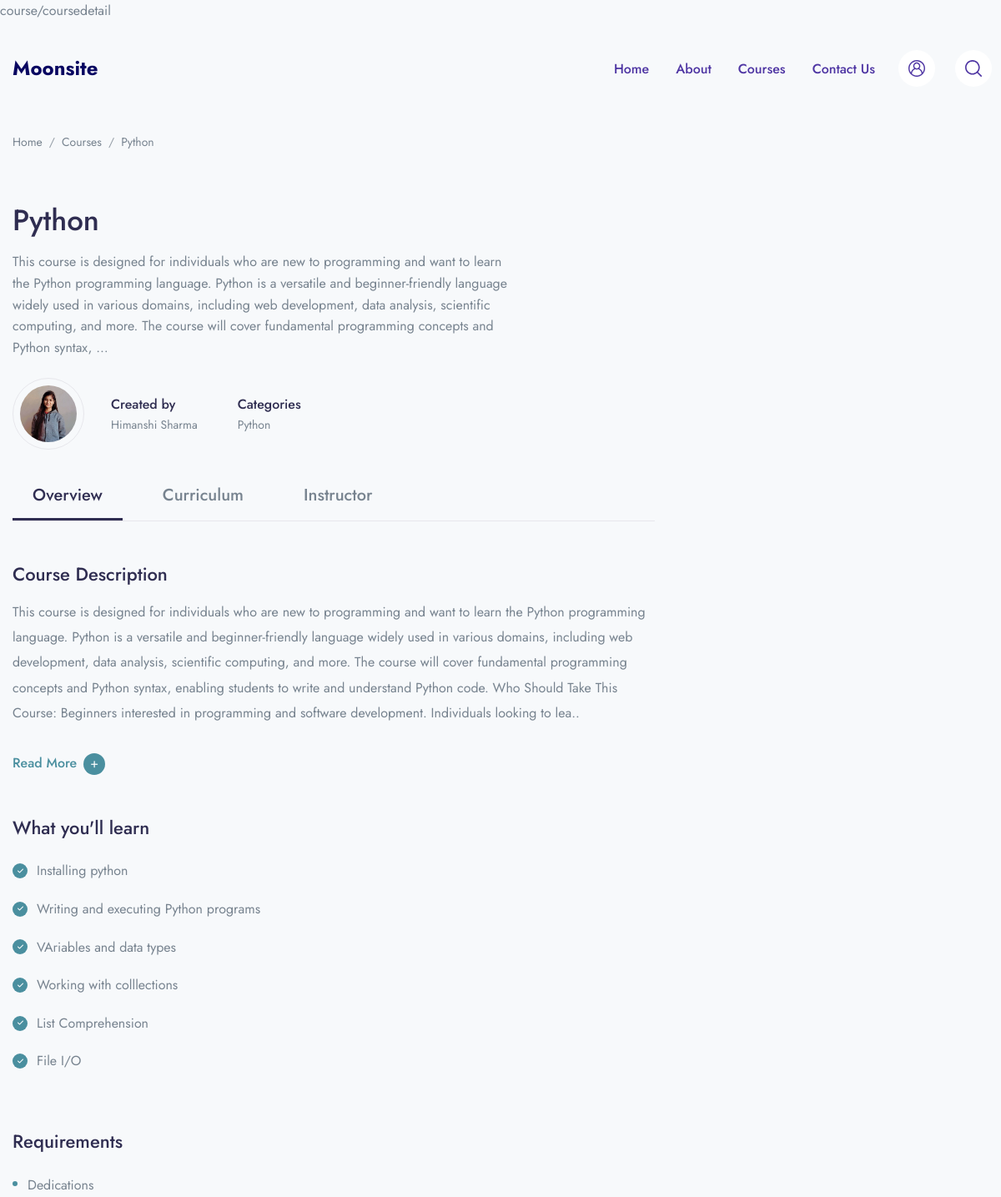
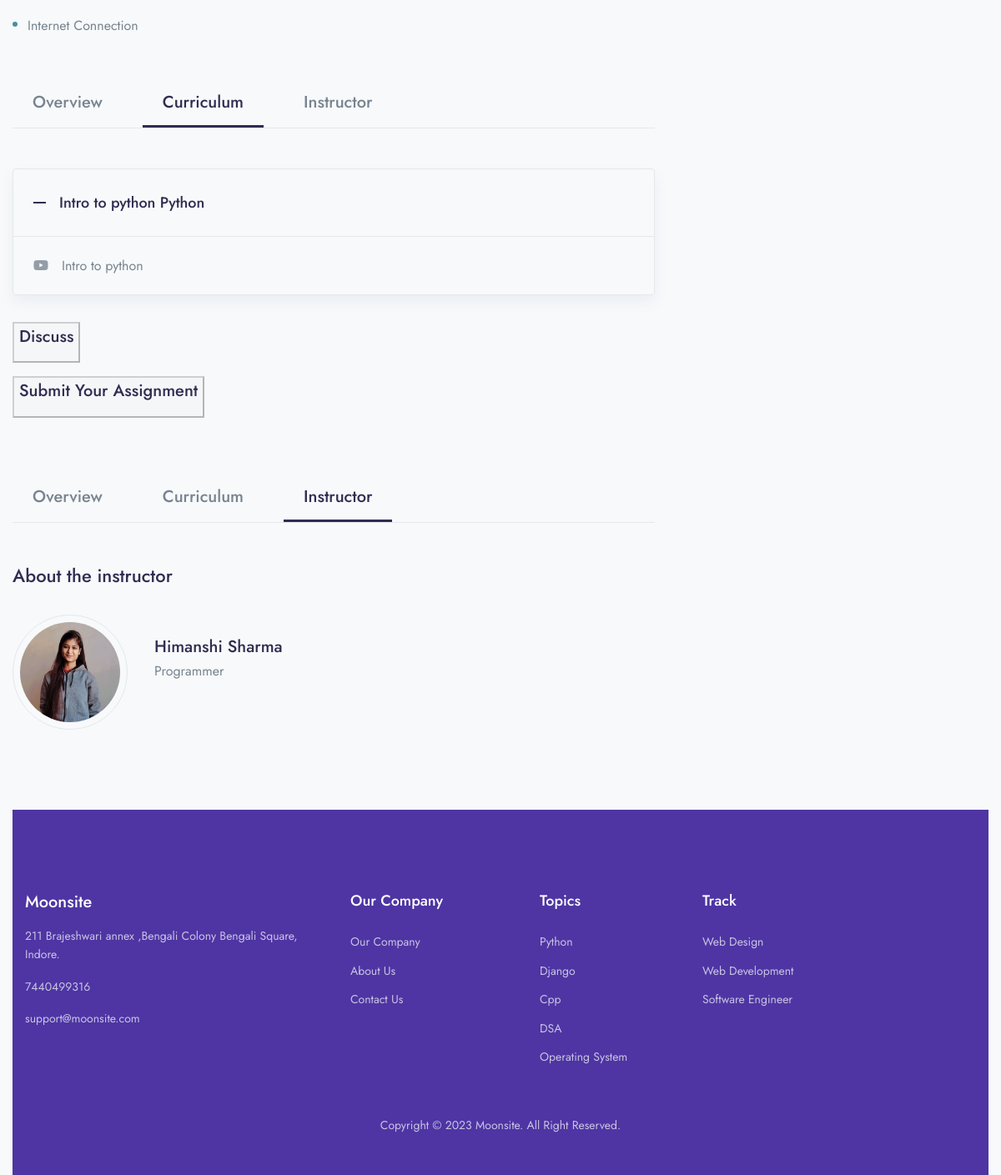
The page /course/python on the database its author committed (2 pictures, top to bottom).
### app/models.py (models this page shows, shortened)
class Course(models.Model):
    title = models.CharField(max_length=100)
    status = (
        ("Publish","Publish"),
        ("DRAFT","DRAFT"),
    )
    featured_images = models.ImageField(upload_to='featured_images/')
    created_at = models.DateField(auto_now_add=True)
    author = models.ForeignKey(Author,on_delete=models.CASCADE,null=True)
    author_image = models.ImageField(upload_to='author_images/',default='')
    category  = models.ForeignKey(Categories,on_delete=models.CASCADE,null=True)
    desc = models.TextField()
    level = models.ForeignKey(Levels,on_delete=models.CASCADE,null=True)
    slug = models.SlugField(default='',max_length=100,null=True,blank=True,unique=True)
    created_at=models.DateTimeField(default=now)
    def __str__(self):
        return self.title

class Author(models.Model):
    author_name = models.CharField(max_length = 100 )
    author_profile = models.ImageField(upload_to='images/')
    about_author = models.TextField()
    def __str__(self):
        return self.author_name

class Categories(models.Model):
    icon = models.CharField(max_length=200,null=True)
    name = models.CharField(max_length=100)
    def __str__(self):
        return self.name

class what_you_learn(models.Model):
    course = models.ForeignKey ( Course, on_delete=models.CASCADE )
    points = models.CharField ( max_length=500 )

class requirements(models.Model):
    course = models.ForeignKey(Course,on_delete=models.CASCADE)
    points = models.CharField(max_length=500)

class Lessons(models.Model):
    course  = models.ForeignKey(Course,on_delete=models.CASCADE)
    name = models.CharField(max_length=200)
    def __str__(self):
        return self.name + " " + str(self.course)

class Videos(models.Model):
    serial_number= models.IntegerField(null=True)
    thumbnail = models.ImageField(upload_to="Media/Yt_Thumbnail",null=True)
    course = models.ForeignKey(Course,on_delete=models.CASCADE)
    lesson = models.ForeignKey ( Lessons, on_delete=models.CASCADE )
    title = models.CharField ( max_length=100 )
    video = models.FileField(upload_to="video/%y")
    time_duration = models.FloatField(null=True)
    preview = models.BooleanField(default=False)

### mysite/views.py (the view)
# urls.py: path('course/<slug:slug>',views.course_detalis,name='course_details'),
def course_detalis(request,slug):
      course = Course.objects.filter(slug=slug)
      obj = Enrollment.objects.filter(course=course[0]).exists()
      print(obj,course[0])
      assign_discuss=False
      if obj:
        assign_discuss=True
      if course.exists():
        course = course.first()
      else:
        return redirect('error')
      return render (request,'course/course_detail.html',{'course':course})

### templates/course/course_detail.html (shortened to what this page needs)
{% extends 'base.html' %}
{% block content %}
    <div class="container">
        <nav class="mb-5 mb-md-8 mt-2" aria-label="breadcrumb">
            <ol class="breadcrumb breadcrumb-scroll">
                <li class="breadcrumb-item">
                    <a class="text-gray-800" href="{% url 'home'%}">
                        Home
                    </a>
                </li>
                <li class="breadcrumb-item">
                    <a class="text-gray-800" href="#">
                        Courses
                    </a>
                </li>
                <li class="breadcrumb-item text-gray-800 active" aria-current="page">
                    {{course}}
                </li>
            </ol>
        </nav>
    </div>
    <div class="container">
        <div class="row mb-8">
            <div class="col-lg-8 mb-6 mb-lg-0 position-relative">
                <h1 class="me-7 me-xl-14">
                   {{course}}
                </h1>
                <p class="me-xl-13 mb-5">{{course.desc|truncatewords:50 }}</p>
                <div class="d-md-flex align-items-center mb-5">
                    <div class="border rounded-circle d-inline-block mb-4 mb-md-0 me-md-6 me-lg-4 me-xl-6">
                        <div class="p-2">
                            <img src="/media/{{course.author_image}}" alt="..." class="rounded-circle" width="68" height="68">
                        </div>
                    </div>
                    <div class="mb-4 mb-md-0 me-md-8 me-lg-4 me-xl-8">
                        <h6 class="mb-0">Created by</h6>
                        <a href="#" class="font-size-sm text-gray-800">{{course.author}}</a>
                    </div>
                    <div class="mb-4 mb-md-0 me-md-8 me-lg-4 me-xl-8">
                        <h6 class="mb-0">Categories</h6>
                        <a href="#" class="font-size-sm text-gray-800">{{course.category}}</a>
                    </div>
                </div>
                <div id="Overview" class="mb-8">
                    <ul class="nav course-tab-v1 border-bottom h4 mb-8">
                        <li class="nav-item">
                            <a class="nav-link active" href="#Overview" data-bs-toggle="smooth-scroll" data-bs-offset="0">Overview</a>
                        </li>
                        <li class="nav-item">
                            <a class="nav-link" href="#Curriculum" data-bs-toggle="smooth-scroll" data-bs-offset="0">Curriculum</a>
                        </li>
                        <li class="nav-item">
                            <a class="nav-link" href="#Instructor" data-bs-toggle="smooth-scroll" data-bs-offset="0">Instructor</a>
                        </li>
                    </ul>
                    <h3 class="">Course Description</h3>
                    <span class="mb-6 line-height-md">{{course.desc|slice:"0:530"}}..</span>
                    <a class="text-teal read-more h6 d-inline-block mb-8" data-bs-toggle="collapse" href="#readcollapseExample" role="button" aria-expanded="false" aria-controls="readcollapseExample">
                        <span class="d-inline-flex align-items-center more">
                            Read More
                            <span class="d-flex align-items-center justify-content-center bg-teal rounded-circle ms-2 p-2 w-26p">
                                <i class="fas fa-plus font-size-10 text-white"></i>
                            </span>
                        </span>
                    </a>
                    <h3 class="mb-5">What you'll learn</h3>
                    <div class="row row-cols-lg-2 mb-8">
                        <div class="col-md">
                            <ul class="list-style-v1 list-unstyled">
                                {% for learn in course.what_you_learn_set.all%}
                            <li> {{learn.points}}</li>
                               {% endfor %}
                            </ul>
                        </div>
                    </div>
                    <h3 class="mb-5">Requirements</h3>
                    <ul class="list-style-v2 list-unstyled">
                          {% for learn in course.requirements_set.all%}
                            <li> {{learn.points}}</li>
                               {% endfor %}
                    </ul>
                </div>
                <div id="Curriculum" class="mb-8">
                    <ul class="nav course-tab-v1 border-bottom h4 mb-8">
                        <li class="nav-item">
                            <a class="nav-link" href="#Overview" data-bs-toggle="smooth-scroll" data-bs-offset="0">Overview</a>
                        </li>
                        <li class="nav-item">
                            <a class="nav-link active" href="#Curriculum" data-bs-toggle="smooth-scroll" data-bs-offset="0">Curriculum</a>
                        </li>
                        <li class="nav-item">
                            <a class="nav-link" href="#Instructor" data-bs-toggle="smooth-scroll" data-bs-offset="0">Instructor</a>
                        </li>
                    </ul>
                    <div id="accordionCurriculum">
                        {% for lesson in course.lessons_set.all  %}
                        <div class="border rounded shadow mb-6 overflow-hidden">
                            <div class="d-flex align-items-center" id="curriculumheadingOne">
                                <h5 class="mb-0 w-100">
                                    <button class="d-flex align-items-center p-5 min-height-80 text-dark fw-medium collapse-accordion-toggle line-height-one" type="button" data-bs-toggle="collapse" data-bs-target="#id{{lesson.id}}" aria-expanded="true" aria-controls="CurriculumcollapseOne">
                                        <span class="me-4 text-dark d-flex">
                                            <svg width="15" height="2" viewBox="0 0 15 2" fill="none" xmlns="http://www.w3.org/2000/svg">
                                                <rect width="15" height="2" fill="currentColor"/>
                                            </svg>
                                        </span>
                                    {{lesson}}
                                    </button>
                                </h5>
                            </div>
                           {% for video in lesson.videos_set.all %}
                            <div id="id{{video.lesson.id}}" class="collapse show" aria-labelledby="curriculumheadingOne" data-parent="#accordionCurriculum">
                                <div class="border-top px-5 py-4 min-height-70 d-md-flex align-items-center">
                                    <div class="d-flex align-items-center me-auto mb-4 mb-md-0">
                                        <div class="text-secondary d-flex">
                                           <i class="fa-brands fa-youtube"></i>
                                        </div>
                                        <div class="ms-4">
                                            {{video.title}}
                                        </div>
                                    </div>
                                </div>
                                {% endfor %}
                            </div>
                        </div>
                       {% endfor %}
                    </div>
                    {% if  request.user.is_authenticated   %}
                <a href="/discuss/{{course.slug}}"><h4>Discuss </h4></a>
                    <br>
                    <a   href="/assignment/{{course.slug}}"><h4>Submit Your Assignment</h4> </a>
{% else %}
                    <button disabled>  <a  href=""><h4>Discuss </h4></a></button>
                    <br>
                    <button btn-btn-sm success disabled class="my-4"> <a   href=""><h4>Submit Your Assignment</h4> </a></button>
{% endif %}
                </div>
                <div id="Instructor" class="mb-8">
                    <ul class="nav course-tab-v1 border-bottom h4 mb-8">
                        <li class="nav-item">
                            <a class="nav-link" href="#Overview" data-bs-toggle="smooth-scroll" data-bs-offset="0">Overview</a>
                        </li>
                        <li class="nav-item">
                            <a class="nav-link" href="#Curriculum" data-bs-toggle="smooth-scroll" data-bs-offset="0">Curriculum</a>
                        </li>
                        <li class="nav-item">
                            <a class="nav-link active" href="#Instructor" data-bs-toggle="smooth-scroll" data-bs-offset="0">Instructor</a>
                        </li>
                    </ul>
                    <h3 class="mb-6">About the instructor</h3>
                    <div class="d-flex align-items-center mb-6">
                        <div class="d-inline-block rounded-circle border me-6 p-2">
                            <div class="avatar avatar-size-120">
                                <img src="/media/{{course.author_image}}" alt="..." class="avatar-img rounded-circle">
                            </div>
                        </div>
                        <div class="media-body">
                            <h4 class="mb-0">{{course.author}}</h4>
                             <p class="mb-6 line-height-md">{{course.author.about_author}}</p>
                        </div>
                    </div>
                </div>
</div>
        </div>
{% endblock %}

### rows shown on the page
Course: title "Python", desc "This course is designed for individuals who are new to programming and want to learn the Python programming language. Python is a versatile and beginner-friendly language widely used in various domains, including web development, data analysis, scientific computing, and more. The course will cover fundamental programming concepts and Python syntax, …", author_image (picture), author "Himanshi Sharma", category "Python", desc "This course is designed for individuals who are new to programming and want to learn the Python programming language. Python is a versatile and beginner-friendly language widely used in various domains, including web development, data analysis, scientific computing, and more. The course will cover fundamental programming concepts and Python syntax, enabling students to write and understand Python code. Who Should Take This Course: Beginners interested in programming and software development. Individuals looking to lea", author.about_author "Programmer"
what_you_learn: points "Installing python"
what_you_learn: points "Writing and executing Python programs"
what_you_learn: points "VAriables and data types"
what_you_learn: points "Working with colllections"
what_you_learn: points "List Comprehension"
what_you_learn: points "File I/O"
requirements: points "Dedications"
requirements: points "Internet Connection"
Lessons: name+course "Intro to python Python"
Videos: title "Intro to python"
